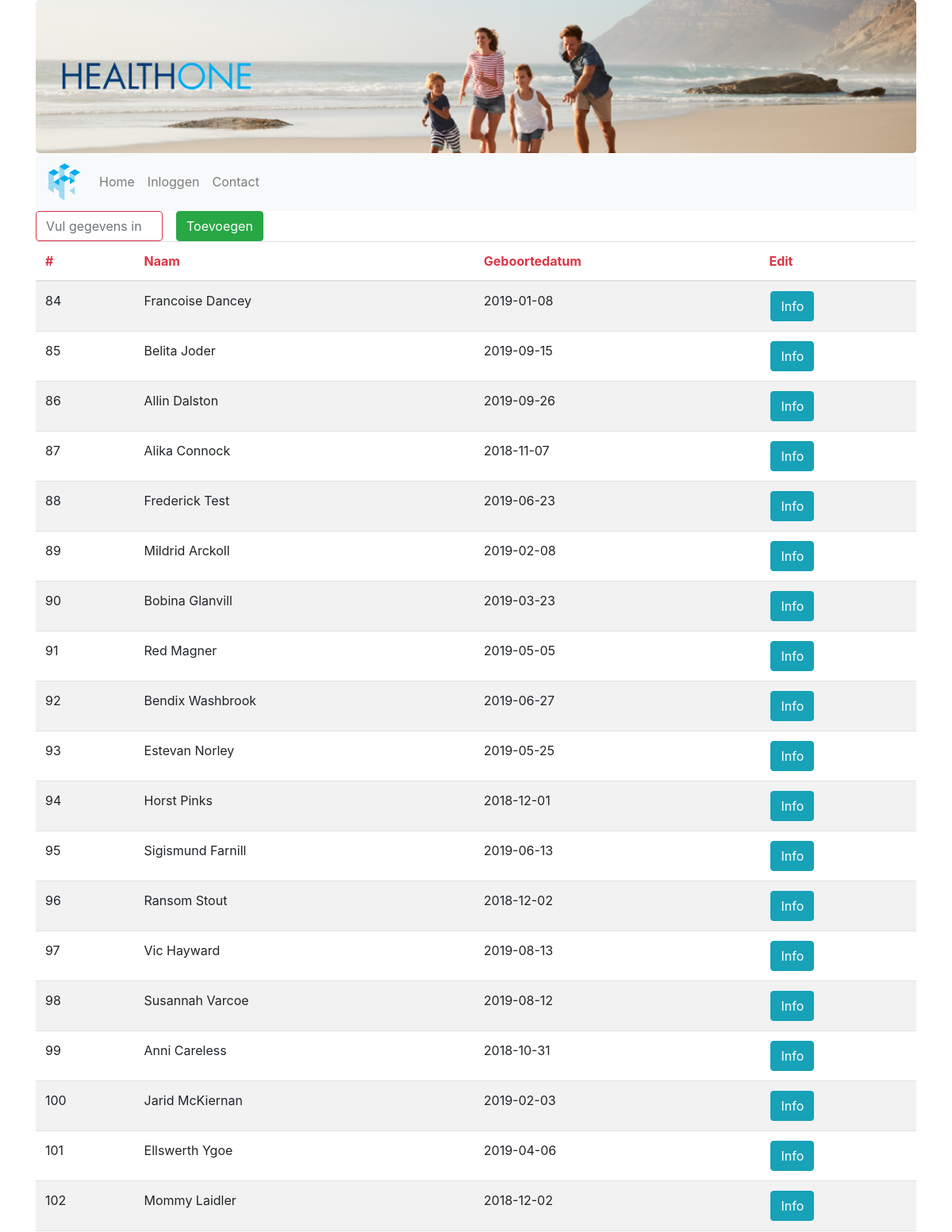
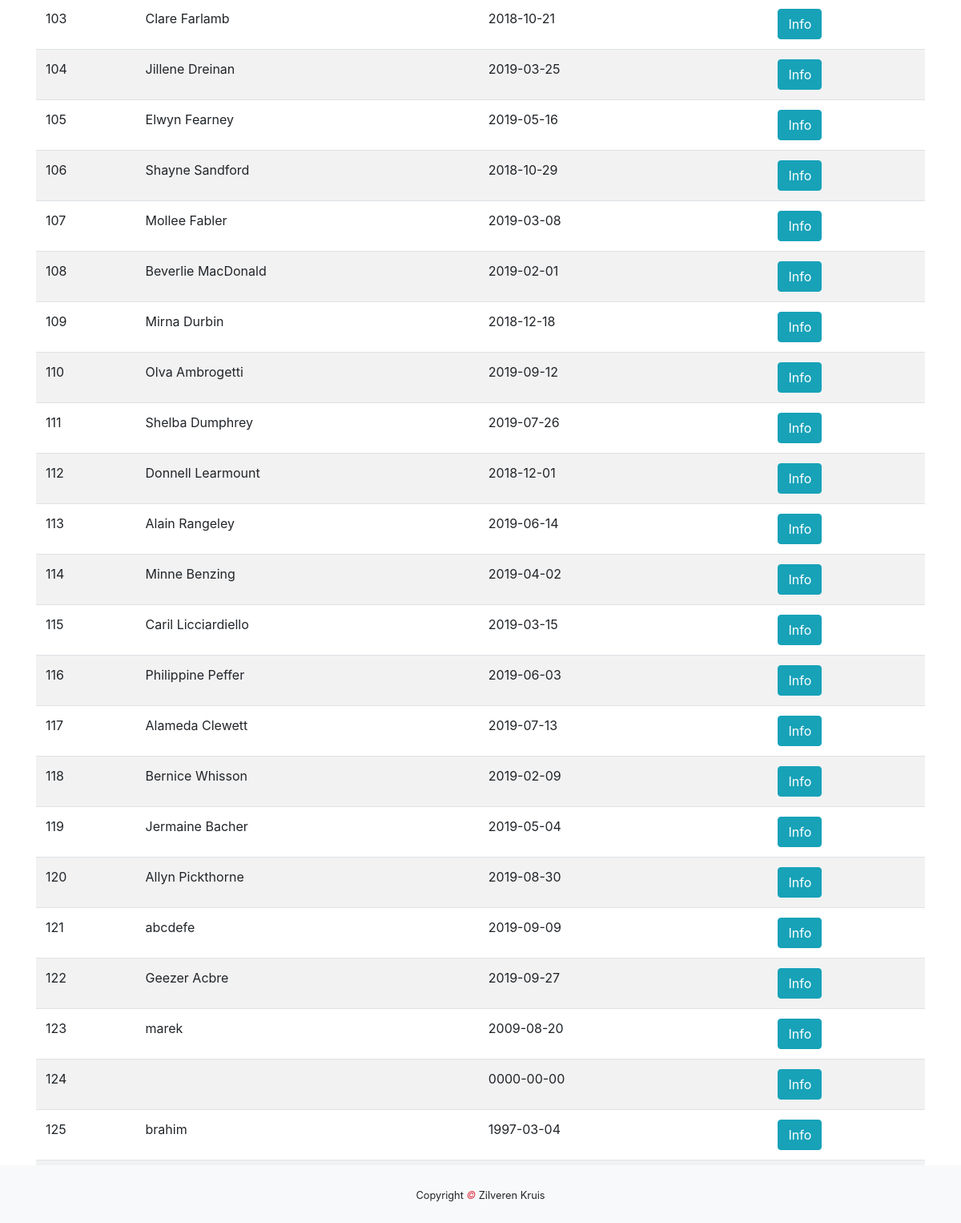
The app's page /huisarts/patienten.php with its own data (2 pictures, top to bottom).
### tables this page shows
CREATE TABLE `patient` (
  `patient_id` int(255) NOT NULL,
  `naam` varchar(255) NOT NULL,
  `email` varchar(255) NOT NULL,
  `telefoon` varchar(255) NOT NULL,
  `geboortedatum` date NOT NULL,
  `adres` varchar(255) NOT NULL,
  `verzekeringnummer` int(255) NOT NULL,
  `arts_id` int(11) NOT NULL
);

### huisarts/patienten.php (the view, shortened to what this page needs)
<!DOCTYPE html>
<html lang="en">
    <head>
        <link rel="stylesheet" href="https://maxcdn.bootstrapcdn.com/bootstrap/4.3.1/css/bootstrap.min.css">
        <link rel="stylesheet" href="../css/index.css">
    </head>
    <body>
        <div class="container">
            <div class="jumbotron text-center" ">
            <div class="row">
                <div class="col-sm-3">
                    <img class="d-none d-sm-block img-fluid" src="../img/healthtwo_text_transparent.png" alt="Logo">
                </div>
            </div>
        </div>
        <nav class="navbar navbar-expand-sm bg-light navbar-light sticky-top">
            <a class="navbar-brand" href="../index.php">
                <img class="navbrand" src="../img/healthtwo_logo_transparent.png" alt="Logo">
            </a>
            <div class="collapse navbar-collapse" id="collapse_target">
                <ul class="navbar-nav">
                    <li class="nav-item">
                        <a class="nav-link" href="../index.php">Home</a>
                    </li>
                    <li class="nav-item">
                        <a class="nav-link" href="#">Inloggen</a>
                    </li>
                    <li class="nav-item">
                        <a class="nav-link" href="../contact.php">Contact</a>
                    </li>
                </ul>
            </div>
        </nav>
        <div class="row text-center">
            <div class="col-lg-2">
                <input  class="form-control form-control-underlined border-danger" id="myInput" type="text" placeholder="Vul gegevens in">
            </div>
            <a href="patient_aanmaken_index.php">
            <button class="btn btn-success" type="button">Toevoegen</button>
            </a>
        </div>
        <div class="table-responsive">
            <table class="table table-striped">
                <thead>
                <tr>
                    <th scope="col" class="text-danger">#</th>
                    <th scope="col" class="text-danger">Naam</th>
                    <th scope="col" class="text-danger">Geboortedatum</th>
                    <th scope="col" class="text-danger">Edit</th>
                </tr>
                </thead>
                <tbody id="myTable">
                <?php
                try {
                    $db = new PDO("mysql:host=localhost;dbname=healthone","root","");
                    $query = $db->prepare("SELECT * FROM patient");
                    $query->execute();
                    $result = $query->fetchAll(PDO::FETCH_ASSOC);
                    foreach ($result as &$data){
                        echo "<tr>";
                        echo "<td>".$data['patient_id']."</td>";
                        echo "<td>".$data["naam"] ."</td>";
                        echo "<td>" . $data['geboortedatum'] . "</td>";
                        echo "<td><a href='patient_info.php?id=".$data['patient_id']."'>"."<button type=\"button\" class=\"btn btn-info\">Info</button></a></td>";
                        echo "</tr>";
                    }
                }
                catch(PDOException $e){
                    die("OEPS iets is fout!".$e->getMessage());
                }
                ?>
                </tbody>
            </table>
        </div>
        </div>
        <footer class="py-4 bg-light text-dark-50 text-center fixed-bottom">
            <small>Copyright <em class="text-danger"> &copy; </em>Zilveren Kruis</small>
        </footer>
    </body>
</html>

### css/index.css (style rules this page uses)
.jumbotron { margin-bottom: 0; background-image: url(../img/zilverenkruis_jumbotron.png); background-repeat: no-repeat; -webkit-background-size: cover; -o-background-size: cover; background-size: cover; }
.navbrand { width:40px; }
a { color: black; }
a button { margin-left: 2px; }

### records on screen
patient: patient "84", naam "Francoise Dancey", geboortedatum "2019-01-08"
patient: patient "85", naam "Belita Joder", geboortedatum "2019-09-15"
patient: patient "86", naam "Allin Dalston", geboortedatum "2019-09-26"
patient: patient "87", naam "Alika Connock", geboortedatum "2018-11-07"
patient: patient "88", naam "Frederick Test", geboortedatum "2019-06-23"
patient: patient "89", naam "Mildrid Arckoll", geboortedatum "2019-02-08"
patient: patient "90", naam "Bobina Glanvill", geboortedatum "2019-03-23"
patient: patient "91", naam "Red Magner", geboortedatum "2019-05-05"
patient: patient "92", naam "Bendix Washbrook", geboortedatum "2019-06-27"
patient: patient "93", naam "Estevan Norley", geboortedatum "2019-05-25"
patient: patient "94", naam "Horst Pinks", geboortedatum "2018-12-01"
patient: patient "95", naam "Sigismund Farnill", geboortedatum "2019-06-13"
patient: patient "96", naam "Ransom Stout", geboortedatum "2018-12-02"
patient: patient "97", naam "Vic Hayward", geboortedatum "2019-08-13"
patient: patient "98", naam "Susannah Varcoe", geboortedatum "2019-08-12"
patient: patient "99", naam "Anni Careless", geboortedatum "2018-10-31"
patient: patient "100", naam "Jarid McKiernan", geboortedatum "2019-02-03"
patient: patient "101", naam "Ellswerth Ygoe", geboortedatum "2019-04-06"
patient: patient "102", naam "Mommy Laidler", geboortedatum "2018-12-02"
patient: patient "103", naam "Clare Farlamb", geboortedatum "2018-10-21"
patient: patient "104", naam "Jillene Dreinan", geboortedatum "2019-03-25"
patient: patient "105", naam "Elwyn Fearney", geboortedatum "2019-05-16"
patient: patient "106", naam "Shayne Sandford", geboortedatum "2018-10-29"
patient: patient "107", naam "Mollee Fabler", geboortedatum "2019-03-08"
patient: patient "108", naam "Beverlie MacDonald", geboortedatum "2019-02-01"
patient: patient "109", naam "Mirna Durbin", geboortedatum "2018-12-18"
patient: patient "110", naam "Olva Ambrogetti", geboortedatum "2019-09-12"
patient: patient "111", naam "Shelba Dumphrey", geboortedatum "2019-07-26"
patient: patient "112", naam "Donnell Learmount", geboortedatum "2018-12-01"
patient: patient "113", naam "Alain Rangeley", geboortedatum "2019-06-14"
patient: patient "114", naam "Minne Benzing", geboortedatum "2019-04-02"
patient: patient "115", naam "Caril Licciardiello", geboortedatum "2019-03-15"
patient: patient "116", naam "Philippine Peffer", geboortedatum "2019-06-03"
patient: patient "117", naam "Alameda Clewett", geboortedatum "2019-07-13"
patient: patient "118", naam "Bernice Whisson", geboortedatum "2019-02-09"
patient: patient "119", naam "Jermaine Bacher", geboortedatum "2019-05-04"
patient: patient "120", naam "Allyn Pickthorne", geboortedatum "2019-08-30"
patient: patient "121", naam "abcdefe", geboortedatum "2019-09-09"
patient: patient "122", naam "Geezer Acbre", geboortedatum "2019-09-27"
patient: patient "123", naam "marek", geboortedatum "2009-08-20"
patient: patient "124", geboortedatum "0000-00-00"
patient: patient "125", naam "brahim", geboortedatum "1997-03-04"
